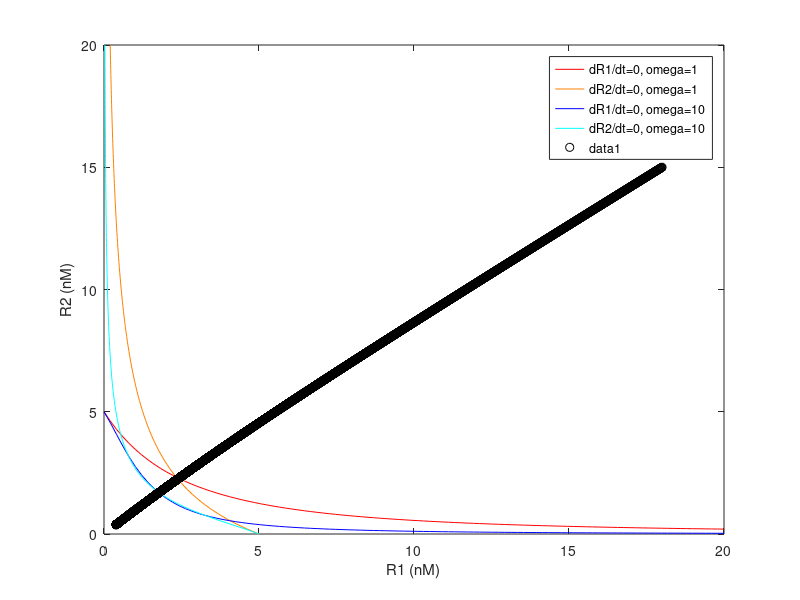
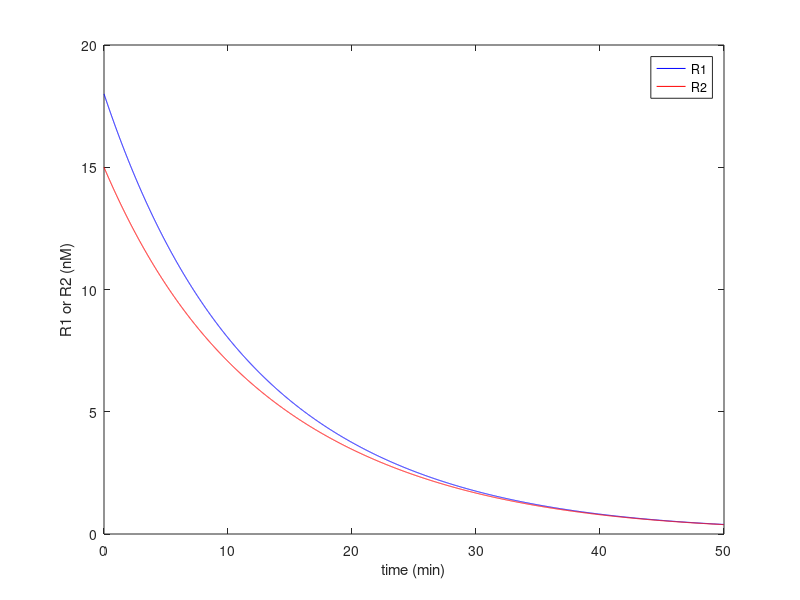

These charts were generated, in order, by the following MATLAB code:
%HW11 Q4

%Part B

% We want to plot the lines in the R2/R1 space for which dR1/dt=0 and 
% dR2/dt=0. These lines are called "null clines"

% Parameters
r=0.5;      % in nM/min
r0=0.01;    % in nM/min
gamma=0.1;  % in 1/min
Kd=5;       % nanoMolar
omega1=1;   % cooperative binding
omega10=10; % cooperative binding

%Remember that the time scale fo the system is dictated by the degradation
%rate gamma and not the production rate r.

% Range of R1 and R2 to plot over
R1=linspace(0,20);  % Vector with 100 points between 0 and 20. nM
R2=linspace(0,20);  % nM

figure(1)
plot(R1, r/gamma./(1+2*R2/Kd+(R2/Kd).^2*omega1), '-r')
hold on
% Recall that R2 is the y axis in this case!
plot(r/gamma./(1+2*R1/Kd+(R1/Kd).^2*omega1), R2, 'Color', [1,.5,0])
plot(R1, r/gamma./(1+2*R2/Kd+(R2/Kd).^2*omega10), '-b')
plot(r/gamma./(1+2*R1/Kd+(R1/Kd).^2*omega10), R2, '-c')
xlabel('R1 (nM)')
ylabel('R2 (nM)')
legend('dR1/dt=0, omega=1', 'dR2/dt=0, omega=1', ...
    'dR1/dt=0, omega=10', 'dR2/dt=0, omega=10')




%Part D

%This isn't done, but I tried my best

%Erase the information in R1 and R2 coming from the
%previous section
R1=[];
R2=[];

%Use the Euler method
dt=0.01;        %min
TotalTime=50;   %min
%Remember that the time scale of the system is
%dicated by the degradation rate gamma and not
%the production rate r.

%Initialize the R1 and R2 values
R1(1)=18;
R2(1)=15;

%Now we need to write a for-loop to calculate the
%values of R1 and R2 at time point i based on their
%values at time point i=1
NTimePoints=TotalTime/dt;
for i=2:NTimePoints
    %Solve for omega=1
    R1(i)=R1(i-1)+...
        (r0+2*r0*R2(i-1)/Kd+(R2(i-1)/Kd)^2*omega1*r)/(1+2*R2(i-1)/Kd+(R2(i-1)/Kd)^2*omega1)*dt-...
        gamma*R1(i-1)*dt;
    R2(i)=R2(i-1)+...
        (r0+2*r0*R1(i-1)/Kd+(R1(i-1)/Kd)^2*omega1*r)/(1+2*R1(i-1)/Kd+(R1(i-1)/Kd)^2*omega1)*dt-...
        gamma*R2(i-1)*dt;
end

%Time vector
Time=0:dt:(TotalTime-dt);

figure(2)
plot(Time,R1,'-b')
hold on
plot(Time,R2,'-r')
hold off
xlabel('time (min)')
ylabel('R1 or R2 (nM)')
legend('R1','R2')



figure(1)
hold on
plot(R1,R2,'ok')
hold off


